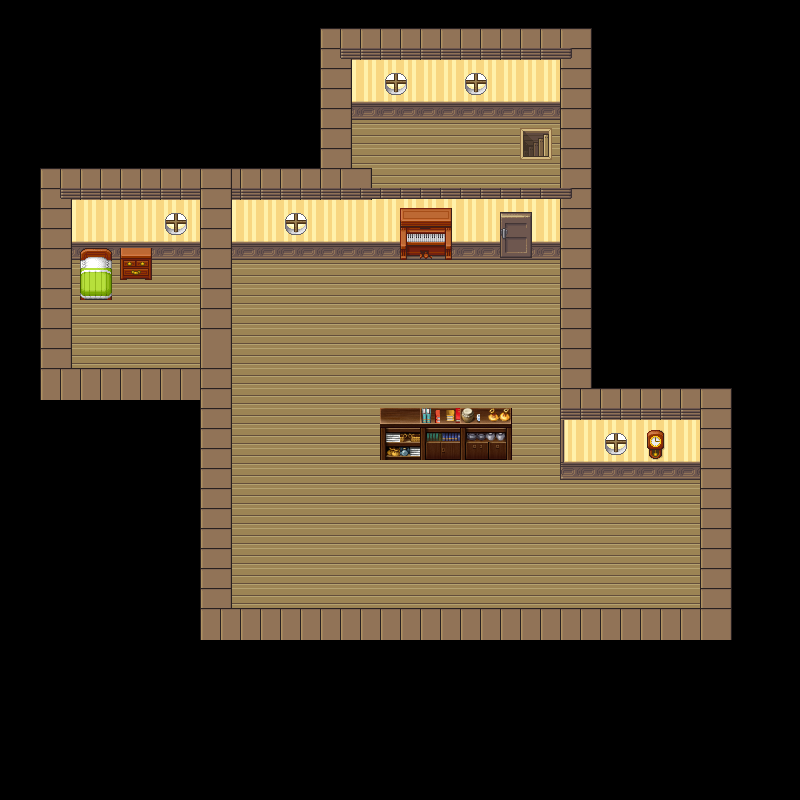

Rendered tile map (Tiled .tmx) drawn with the repository's tilesets; below, a short description and the map source with its tile grids summarised:
An orthogonal 40x40 tile map with 20x20 px tiles, 5 tile layers (floor, wall, sidewall, sidewall2, ...), 2 tilesets.

<map version="1.5" tiledversion="1.7.2" orientation="orthogonal" renderorder="right-down" width="40" height="40" tilewidth="20" tileheight="20" infinite="0" nextlayerid="6" nextobjectid="1">
 <editorsettings>
  <export target="room3.json" format="json" />
 </editorsettings>
 <tileset firstgid="1" source="Pipo.tsx" />
 <tileset firstgid="1065" source="Stair.tsx" />
 <layer id="1" name="floor" width="40" height="40">
  <data>[1600 cells, 531 non-empty, 2 distinct tile ids]</data>
 </layer>
 <layer id="2" name="wall" width="40" height="40">
  <data>[1600 cells, 132 non-empty, 6 distinct tile ids]</data>
 </layer>
 <layer id="4" name="sidewall" width="40" height="40">
  <data>[1600 cells, 39 non-empty, 1 distinct tile ids]</data>
 </layer>
 <layer id="3" name="sidewall2" width="40" height="40">
  <data>[1600 cells, 122 non-empty, 2 distinct tile ids]</data>
 </layer>
 <layer id="5" name="furniture" width="40" height="40">
  <data>[1600 cells, 48 non-empty, 27 distinct tile ids]</data>
 </layer>
</map>
